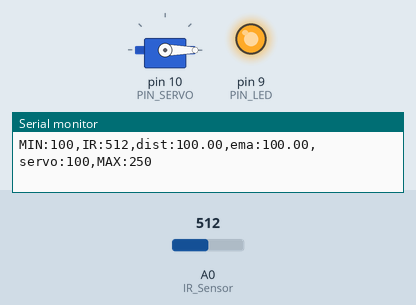
Bench run of a sketch on a simulated Arduino Uno, built with avr-gcc and run on an emulated ATmega328P. Parts: servo, output pins drawn as LEDs (lit = HIGH), the last lines printed to the serial monitor. Inputs (shaded band) come from the test bench; at power-on: A0 (IR_Sensor) = 512.

Above: at 1.26 s.
1.3 s: A0 (IR_Sensor) set to 486
At 1.9 s:
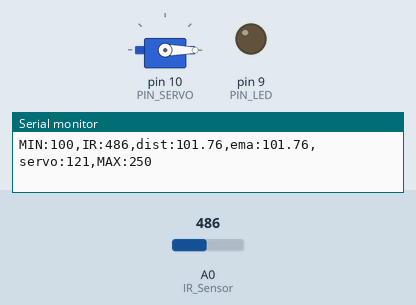
2.8 s: A0 (IR_Sensor) set to 306
At 3.2 s:
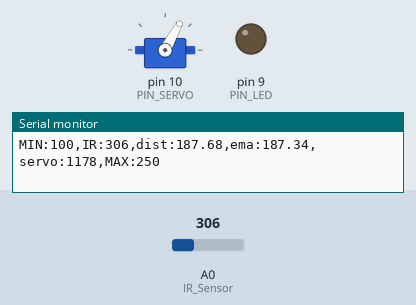
4.3 s: A0 (IR_Sensor) set to 240
At 5.5 s:
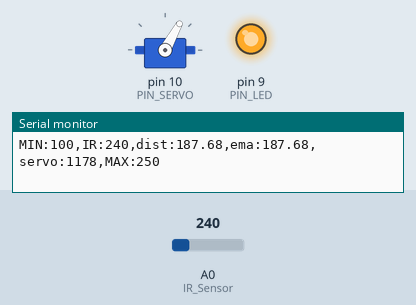
5.8 s: A0 (IR_Sensor) set to 252
At 6.7 s:
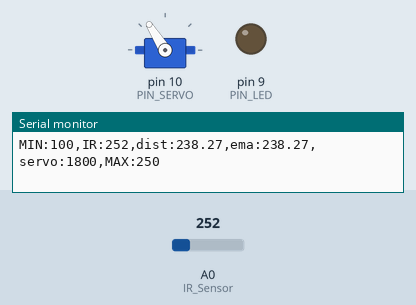
7.3 s: A0 (IR_Sensor) set to 122
At 7.8 s:
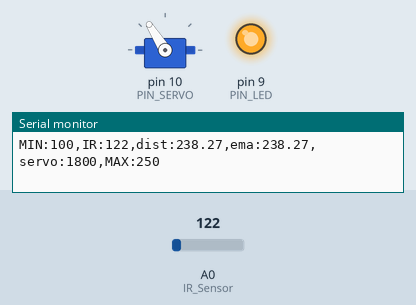
8.8 s: A0 (IR_Sensor) set to 260
At 10.1 s:
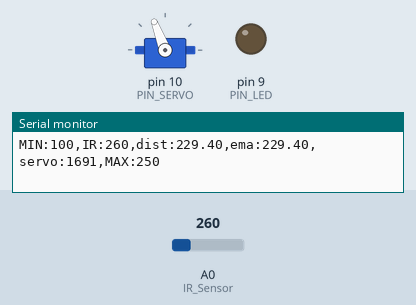
Timing chart, 0 to 11.3 s (numbered marks = the images above; inputs shaded):
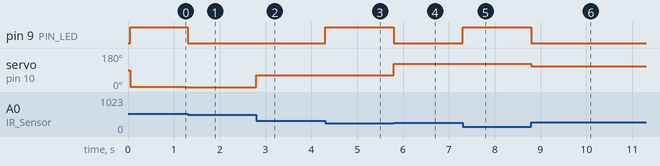

The sketch:

17_example_1.ino
```cpp
#include <Servo.h>

// Arduino pin assignment

#define PIN_POTENTIOMETER 3 // Potentiometer at Pin A3
// Add IR Sensor Definition Here !!!
#define IR_Sensor 0
#define PIN_LED 9
#define PIN_SERVO 10

#define DIST_MIN 100
#define DIST_MAX 250

#define _EMA_ALPHA 0.5

#define _DUTY_MIN 553  // servo full clock-wise position (0 degree)
#define _DUTY_NEU 1476 // servo neutral position (90 degree)
#define _DUTY_MAX 2399 // servo full counter-clockwise position (180 degree)

#define LOOP_INTERVAL 50   // Loop Interval (unit: msec)

Servo myservo;
unsigned long last_loop_time;   // unit: msec

void setup()
{
  pinMode(PIN_LED,OUTPUT);
  myservo.attach(PIN_SERVO);
  myservo.writeMicroseconds(_DUTY_NEU);

  Serial.begin(57600);
}

float dist_ema,dist_prev=DIST_MIN;

void loop()
{
  unsigned long time_curr = millis();
  int a_value, duty;

  // wait until next event time
  if (time_curr < (last_loop_time + LOOP_INTERVAL))
    return;
  last_loop_time += LOOP_INTERVAL;

  // Remove Next line !!!
  a_value = analogRead(IR_Sensor);
  //a_value = analogRead(PIN_POTENTIOMETER);
  // Read IR Sensor value !!!
  // Convert IR sensor value into distance !!!
  // we need distance range filter here !!!
  // we need EMA filter here !!!

  // map distance into duty
  //duty = map(a_value, 0, 1023, _DUTY_MIN, _DUTY_MAX);
  //yservo.writeMicroseconds(duty);

  float dist=(6762.0/(a_value-9)-4.0)*10.0;

  if(dist<DIST_MIN){
    dist=dist_prev;
    digitalWrite(PIN_LED,1);
  }
  else if(dist>DIST_MAX){
    dist=dist_prev;
    digitalWrite(PIN_LED,1);
  }
  else{
    digitalWrite(PIN_LED,0);
    dist_prev=dist;
  }

  dist_ema=_EMA_ALPHA*dist+(1-_EMA_ALPHA)*dist_ema;
  if(dist_ema<DIST_MIN){
    myservo.writeMicroseconds(_DUTY_MIN);
  }
  else if(dist_ema>DIST_MAX){
    myservo.writeMicroseconds(_DUTY_MAX);
  }
  else{
    duty=DIST_MIN+12.3*(dist-100);
    myservo.writeMicroseconds(duty);
  }

  // print IR sensor value, distnace, duty !!!
  //Serial.print("ADC Read: "); Serial.print(a_value);
  //Serial.print(" = ");
  //Serial.print((a_value / 1024.0) * 5.0);
  //Serial.print(" Volt => Duty : ");
  //Serial.print(duty);
  //Serial.println("usec");
  Serial.print("MIN:"); Serial.print(DIST_MIN);
  Serial.print(",IR:"); Serial.print(a_value);
  Serial.print(",dist:"); Serial.print(dist);
  Serial.print(",ema:"); Serial.print(dist_ema);
  Serial.print(",servo:"); Serial.print(duty);
  Serial.print(",MAX:"); Serial.print(DIST_MAX);
  Serial.println("");
}
```

Measured:
- the behaviour switches between 493 and 492 on A0 (IR_Sensor) (found by bisection; images 0 and 1)
- the behaviour switches between 242 and 243 on A0 (IR_Sensor) (found by bisection; images 3 and 4)
- after the input at 1.3 s, pin 9 (PIN_LED): HIGH → LOW at once
- after the input at 2.8 s, servo on pin 10 (PIN_SERVO): 0° → 61° at once
- after the input at 4.3 s, pin 9 (PIN_LED): LOW → HIGH at once
- after the input at 5.8 s, pin 9 (PIN_LED): HIGH → LOW at once; servo on pin 10 (PIN_SERVO): 61° → 122° at once
- after the input at 7.3 s, pin 9 (PIN_LED): LOW → HIGH at once
- after the input at 8.8 s, pin 9 (PIN_LED): HIGH → LOW at once; servo on pin 10 (PIN_SERVO): 122° → 111° at once
